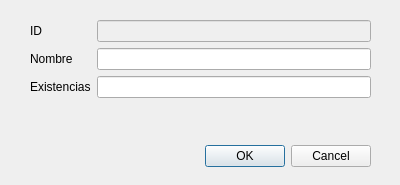
<?xml version="1.0" encoding="UTF-8"?>
<ui version="4.0">
 <class>FormEmpleado</class>
 <widget class="QDialog" name="FormEmpleado">
  <property name="geometry">
   <rect>
    <x>0</x>
    <y>0</y>
    <width>400</width>
    <height>185</height>
   </rect>
  </property>
  <property name="windowTitle">
   <string>Dialog</string>
  </property>
  <property name="modal">
   <bool>true</bool>
  </property>
  <widget class="QDialogButtonBox" name="buttonBox">
   <property name="geometry">
    <rect>
     <x>30</x>
     <y>140</y>
     <width>341</width>
     <height>32</height>
    </rect>
   </property>
   <property name="orientation">
    <enum>Qt::Horizontal</enum>
   </property>
   <property name="standardButtons">
    <set>QDialogButtonBox::Cancel|QDialogButtonBox::Ok</set>
   </property>
  </widget>
  <widget class="QWidget" name="formLayoutWidget">
   <property name="geometry">
    <rect>
     <x>30</x>
     <y>20</y>
     <width>341</width>
     <height>111</height>
    </rect>
   </property>
   <layout class="QFormLayout" name="formLayout">
    <item row="0" column="1">
     <widget class="QLineEdit" name="txtID">
      <property name="enabled">
       <bool>false</bool>
      </property>
      <property name="readOnly">
       <bool>true</bool>
      </property>
     </widget>
    </item>
    <item row="0" column="0">
     <widget class="QLabel" name="label">
      <property name="text">
       <string>ID</string>
      </property>
     </widget>
    </item>
    <item row="1" column="0">
     <widget class="QLabel" name="label_2">
      <property name="text">
       <string>Nombre</string>
      </property>
     </widget>
    </item>
    <item row="1" column="1">
     <widget class="QLineEdit" name="txtNombre"/>
    </item>
    <item row="2" column="0">
     <widget class="QLabel" name="labelExistencias">
      <property name="text">
       <string>Existencias</string>
      </property>
     </widget>
    </item>
    <item row="2" column="1">
     <widget class="QLineEdit" name="txtExistencias"/>
    </item>
   </layout>
  </widget>
 </widget>
 <resources/>
 <connections>
  <connection>
   <sender>buttonBox</sender>
   <signal>accepted()</signal>
   <receiver>FormEmpleado</receiver>
   <slot>accept()</slot>
   <hints>
    <hint type="sourcelabel">
     <x>248</x>
     <y>254</y>
    </hint>
    <hint type="destinationlabel">
     <x>157</x>
     <y>274</y>
    </hint>
   </hints>
  </connection>
  <connection>
   <sender>buttonBox</sender>
   <signal>rejected()</signal>
   <receiver>FormEmpleado</receiver>
   <slot>reject()</slot>
   <hints>
    <hint type="sourcelabel">
     <x>316</x>
     <y>260</y>
    </hint>
    <hint type="destinationlabel">
     <x>286</x>
     <y>274</y>
    </hint>
   </hints>
  </connection>
 </connections>
</ui>
